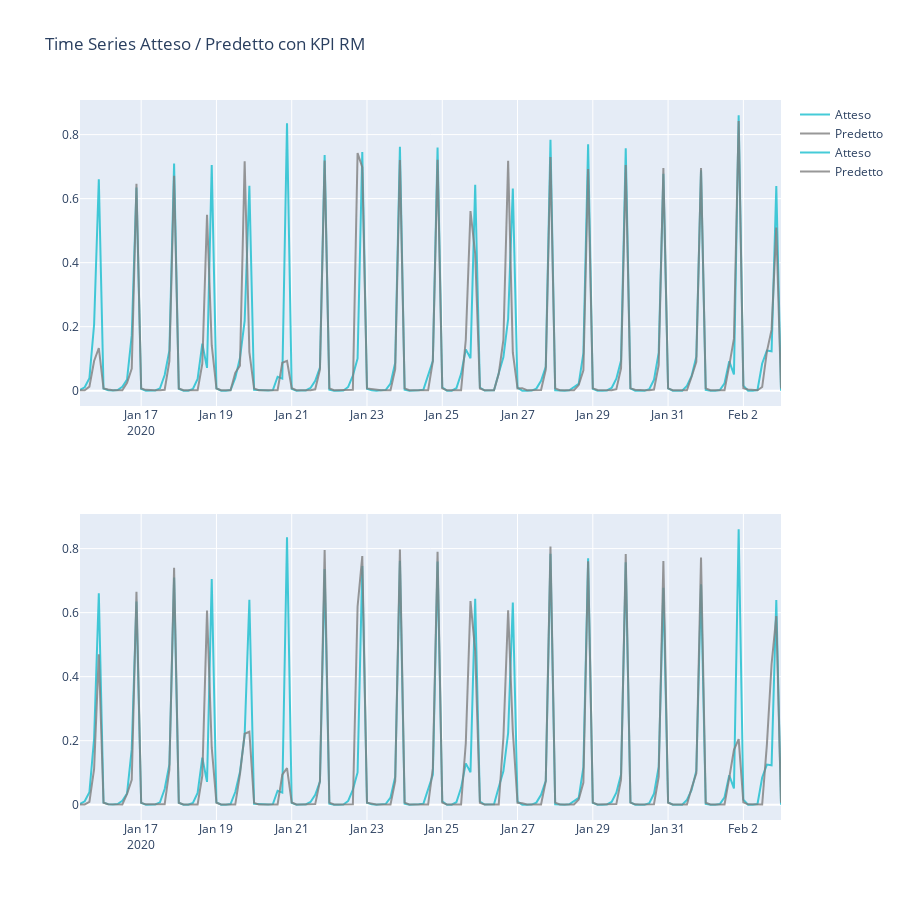

Notebook source saved alongside this figure:
### Code cell
yhat = lstm_model.predict(test_X)
yhat2 = lstm_model2.predict(test_X2)
print_time_series_predicted(test_y, test_indexs, yhat, yhat2, 'RM')

### Figure 1 — Plotly figure (JSON) as saved in the notebook; plotly's stock layout.template omitted (floating-point values rounded to 4 significant figures; data arrays with more than 128 entries replaced by an {"elided": "..."} marker saying what was removed)
{"data": [{"line": {"color": "#17BECF"}, "name": "Atteso", "opacity": 0.8, "type": "scatter", "x": {"elided": "150 str values"}, "xaxis": "x", "y": {"elided": "150 float values"}, "yaxis": "y"}, {"line": {"color": "#7F7F7F"}, "name": "Predetto", "opacity": 0.8, "type": "scatter", "x": {"elided": "150 str values"}, "xaxis": "x", "y": {"elided": "150 float values"}, "yaxis": "y"}, {"line": {"color": "#17BECF"}, "name": "Atteso", "opacity": 0.8, "type": "scatter", "x": {"elided": "150 str values"}, "xaxis": "x2", "y": {"elided": "150 float values"}, "yaxis": "y2"}, {"line": {"color": "#7F7F7F"}, "name": "Predetto", "opacity": 0.8, "type": "scatter", "x": {"elided": "150 str values"}, "xaxis": "x2", "y": {"elided": "150 float values"}, "yaxis": "y2"}], "layout": {"height": 900, "showlegend": true, "title": {"text": "Time Series Atteso / Predetto con KPI RM"}, "xaxis": {"anchor": "y", "domain": [0, 1]}, "xaxis2": {"anchor": "y2", "domain": [0, 1]}, "yaxis": {"anchor": "x", "domain": [0.575, 1]}, "yaxis2": {"anchor": "x2", "domain": [0, 0.425]}}}
